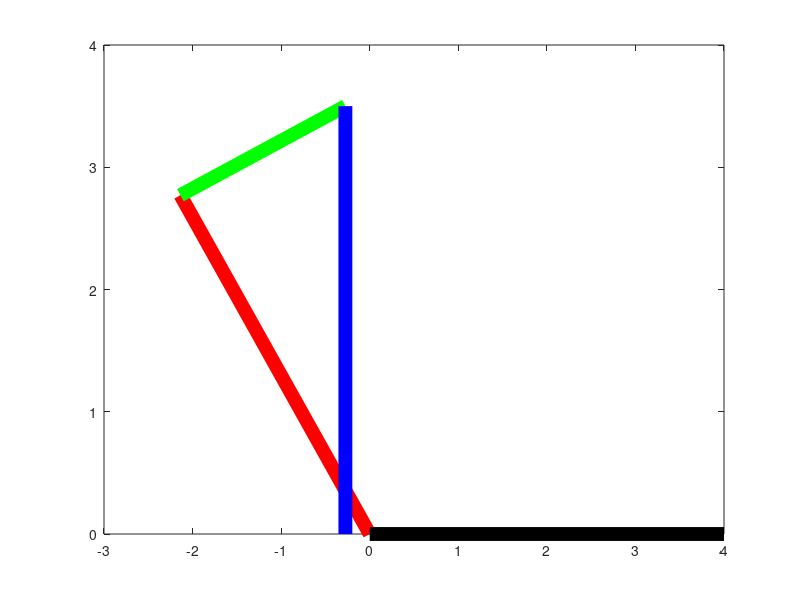
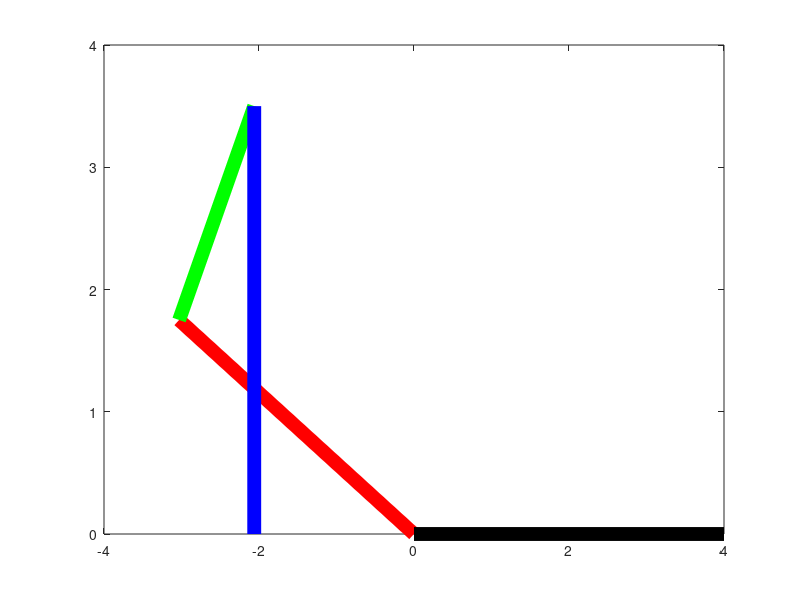
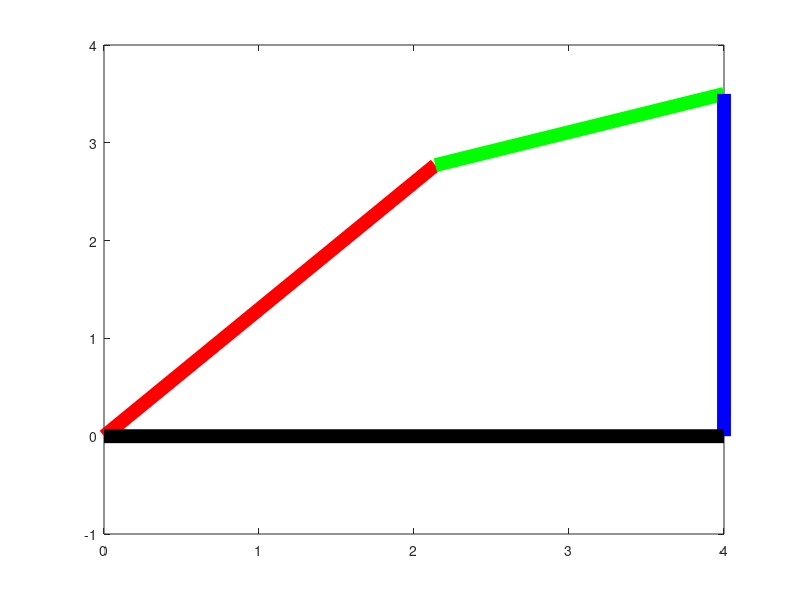
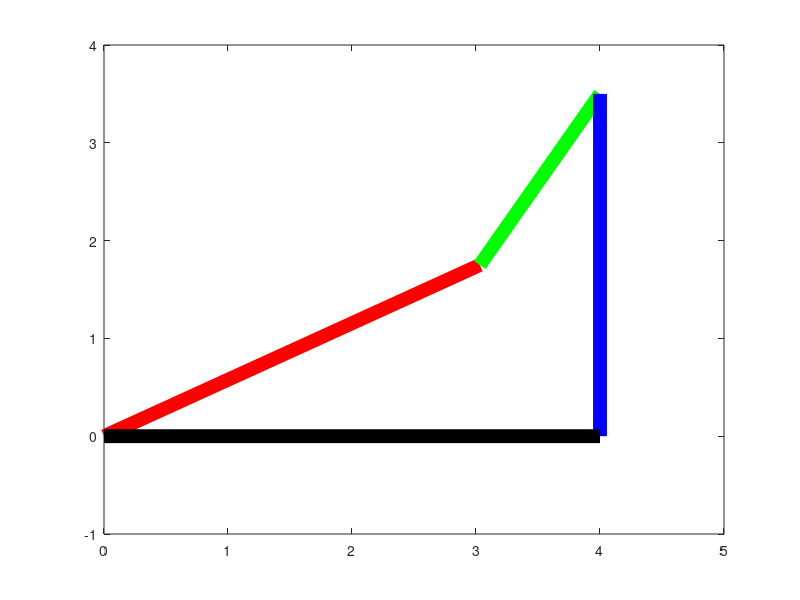

These figures' MATLAB source, in order:
function [t,z] = roberts_linkage()

omega = 1;
tspan = linspace(0, 2*pi/omega, 100);

% link lengths
l1 = 3.5;
l2 = 2;

% Triangle BCP
alpha = acos(1 - l2^2/2/l1^2);
beta = asin(l1*sin(alpha)/l2);
assert(abs(alpha + 2*beta - pi) < 1e-12)

% Initial conditions
th10 = (pi-alpha)/2;
th20 = 0;
th30 = pi/2-th10;

% theta1 limits 
th1min = asin((l1 - l2.*sin(2*atan((2*l1 + sqrt(4*l1.^2 - 9*l2.^2))./(9*l2))))./l1);
th1max = pi/2;

tmp = [2*atan((2*l1.^2 - l2.*sqrt(4*l1.^2 + 9*l2.^2))./(2*l1.^2 + 4*l1.*l2 + 3*l2.^2)),...
    2*atan((2*l1.^2 + l2.*sqrt(4*l1.^2 - 9*l2.^2))./(2*l1.^2 + 4*l1.*l2 + 3*l2.^2))];
th2_th30_1 = @(th1) asin(1-sin(th1)*l2/l1);
th2_th30_2 = @(th1) acos((2*l2 - l1*cos(th1))/l2);

ths = [2.22771005890025, 0.372783068732394;
    2.61781524903608, 1.06487693051085;
    0.913882594689540, 0.372783068732394;
    0.523777404553709, 1.06487693051085];


for j = 1:4
    figure(j)
    th1 = ths(j,1);
    th2 = ths(j,2);
    th3 = 0;
    B = l1*[cos(th1), sin(th1)];
    C = B + l2*[cos(th2), sin(th2)];
    D = C + l1*[sin(th3), -cos(th3)];
    plot([0, B(1)], [0, B(2)], 'r', 'LineWidth',10);
    hold on
    plot([B(1), C(1)], [B(2), C(2)], 'g', 'LineWidth',10);
    plot([C(1), D(1)], [C(2), D(2)], 'b', 'LineWidth',10);
    plot([0, 2*l2], [0,0], 'k','LineWidth',10)
end


end